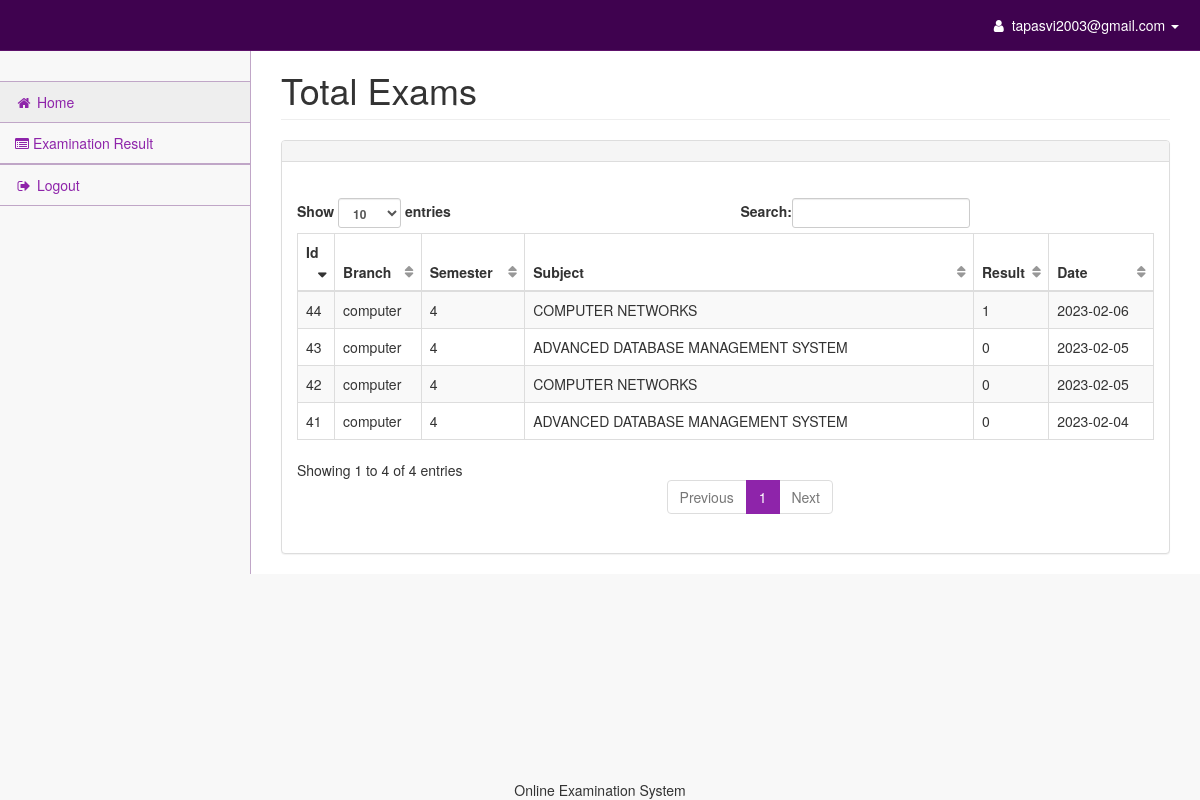
/admin/viewexam.php (signed in), run on the app's committed database.
### tables this page shows
CREATE TABLE `result` (
  `id` int(11) NOT NULL,
  `user_id` int(11) NOT NULL,
  `branch` text NOT NULL,
  `sem` text NOT NULL,
  `subject` text NOT NULL,
  `attend_que` text NOT NULL,
  `obtained_marks` text NOT NULL,
  `exam_date` date NOT NULL,
  `delete_status` int(11) NOT NULL
);

### admin/viewexam.php (the view, shortened to what this page needs)
<?php
include("connect.php");
include("header.php");
$sql= "SELECT * from  result where delete_status='0'";
$result=$conn->query($sql);
?>
<div id="page-wrapper">
                <div class="container-fluid">
                    <div class="row">
                        <div class="col-lg-12">
                            <h1 class="page-header">Total Exams</h1>
                        </div>
                    </div>
                    <div class="row">
                        <div class="col-lg-12">
                            <div class="panel panel-default">
                                <div class="panel-heading">
                                </div>
                                <div class="panel-body">
                                    <br>
                                    <div class="table-responsive">
<table class="table table-striped table-bordered table-hover" id="dataTables-example">
    <div class="col-sm-6">
        <div id="dataTables-example_filter" class="dataTables_filter">
            <thead>
                <tr>
                    <th>Id</th>
                    <th>Branch</th>
                    <th>Semester</th>
                    <th>Subject</th>
                    <th>Result</th>
                    <th>Date</th>
                </tr>
            </thead>
            <tbody>
<?php
foreach ($result as $row) {
	?>
	<tr>
		<td><?php echo $row['id']; ?></td>
		<td><?php echo $row['branch']; ?></td>
		<td><?php echo $row['sem']; ?></td>
		<td><?php echo $row['subject']; ?></td>
		<td><?php echo $row['obtained_marks']; ?></td>
		<td><?php echo $row['exam_date']; ?></td>
        	</tr>
<?php
}
?>
                                        </tbody>
        </div>
    </div>
</table>
                                    </div>
                                </div>
                            </div>
                        </div>
                    </div>
                            </div>
                        </div>
                    </div>
</html>
<?php
include("footer.php");
?>

### css/startmin.css (style rules this page uses)
body { background-color: #f8f8f8; }
#page-wrapper { padding-top: 30px; min-height: 568px; background-color: #fff; }
@media (min-width:768px) { #page-wrapper { position: inherit; margin-left: 250px; padding: 30px 15px 0 15px; border-left: 1px solid #c0a6c7; } }
table.dataTable thead .sorting, table.dataTable thead .sorting_asc, table.dataTable thead .sorting_desc, table.dataTable thead .sorting_asc_disabled, table.dataTable thead .sorting_desc_disabled { background: 0 0; }
table.dataTable thead .sorting_desc:after { content: "\f0dd"; float: right; font-family: fontawesome; }
table.dataTable thead .sorting:after { content: "\f0dc"; float: right; font-family: fontawesome; color: rgba(50,50,50,.5); }

### data on the page
result: id "41", branch "computer", sem "4", subject "ADVANCED DATABASE MANAGEMENT SYSTEM", obtained_marks "0", exam_date "2023-02-04"
result: id "42", branch "computer", sem "4", subject "COMPUTER NETWORKS", obtained_marks "0", exam_date "2023-02-05"
result: id "43", branch "computer", sem "4", subject "ADVANCED DATABASE MANAGEMENT SYSTEM", obtained_marks "0", exam_date "2023-02-05"
result: id "44", branch "computer", sem "4", subject "COMPUTER NETWORKS", obtained_marks "1", exam_date "2023-02-06"

### other printed values
$_SESSION['email'] "tapasvi2003@gmail.com"
